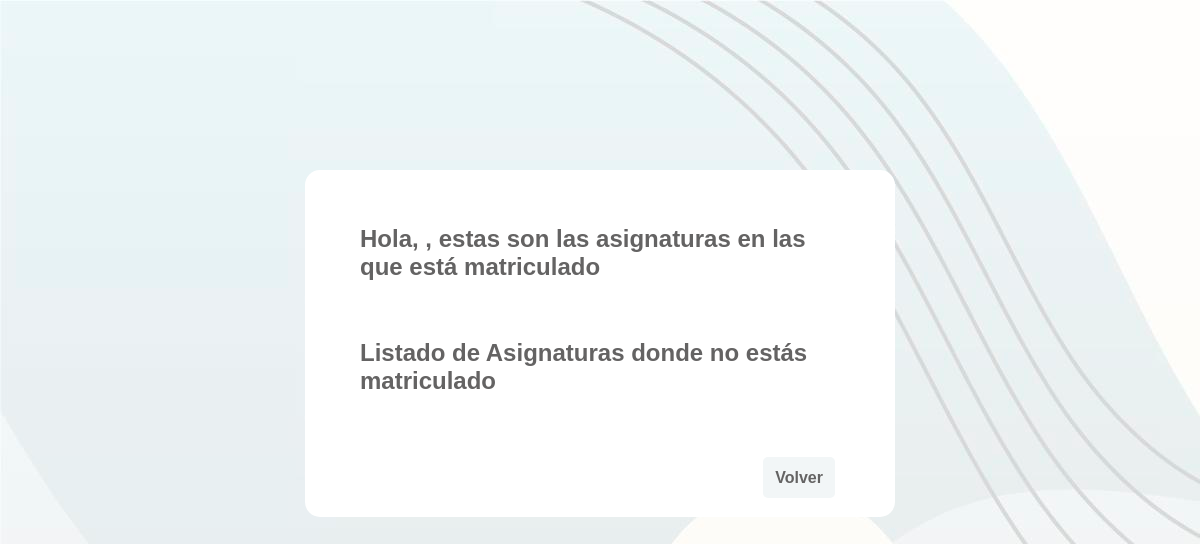
/web/asignaturas.php, run on an earlier commit of the app's database.
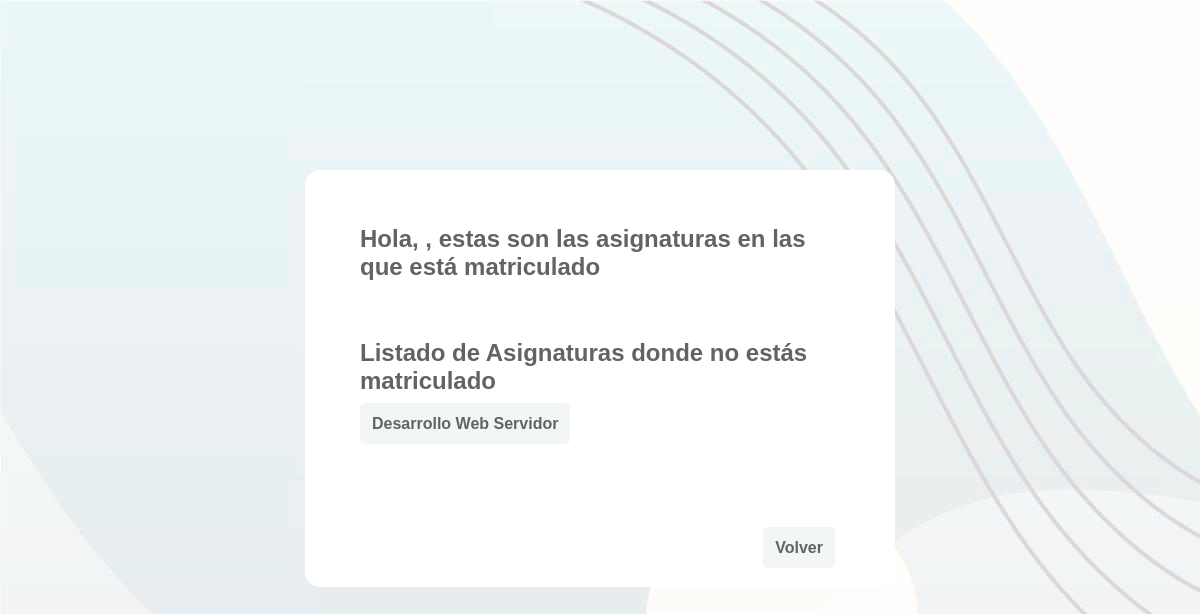
And on a later commit of the database.
### tables this page shows
CREATE TABLE `asignaturas` (
  `id` int(10) NOT NULL,
  `nombre` varchar(255) NOT NULL,
  `usuario` varchar(7) NOT NULL
);

### procesos/dbcon.php (the view, shortened to what this page needs)
<?php
function conexionBD() {
    $host="127.0.0.1";
    $usuario="root";
    $pass="";
    $nom_db = "aulavirtual";
    $conexion = mysqli_connect($host, $usuario, $pass);
    mysqli_select_db($conexion, $nom_db);
    if(!$conexion){
        echo "<script>console.log('Fallo en la conexión');</script>";;
    }
    else {
        return $conexion;
    }
}
function comprobarAsigAlum($usuario) {
    $conexion = conexionBD();
    $sql = "SELECT id_alumno
            FROM matricula
            WHERE id_alumno = '$usuario';";
    $result = mysqli_query($conexion, $sql);
        if ($result) {
            return 1;
        }
        else {
            return 0;
        }
}
function listadoAsignaturas() {
    $conexion = conexionBD();
    $alumno = $_SESSION['usuario'];
    $sql = "SELECT asignaturas.id, asignaturas.nombre
        FROM asignaturas
        LEFT JOIN matricula ON asignaturas.id = matricula.id_asig
        WHERE matricula.id_alumno != '$alumno' OR matricula.id_alumno IS NULL;";
    $result = mysqli_query($conexion, $sql);
    echo "<h2> Listado de Asignaturas donde no estás matriculado </h2>";
    $lineaDeBotones = '<p>';
    while ($row = mysqli_fetch_assoc($result)) {
        $url = 'asignaturas.php?asignatura=' . $row['id'];
        $lineaDeBotones .= '<a href="' . $url . '">' . $row['nombre'] . '</a><br><br><br>';
    }
    $lineaDeBotones .= '</p><br>';
    echo $lineaDeBotones;
}
function listadoAsignaturasA() {
    $lineaDeBotones = '<p>';
    $lineaDeBotones .= '</p><br>';
    echo $lineaDeBotones;
}
?>

### web/asignaturas.php (shortened to what this page needs)
<?php
    require '../procesos/dbcon.php';
?>
<html>
    <head>
    <link rel="stylesheet" href="../css/estilos.css?v=1.0">
    </head>
    <body>
        <div class="container">
            <div class="examens">
            <?php
                if($_SESSION['tipo'] == 'profesor') {
                    if(isset($_GET['matricula'])) {
                        $_SESSION['matricula'] = $_GET['matricula'];
                        listadoMatricula($_GET['matricula']);
                        echo '<br><br><br>
                            <h2> Herramienta de creación del examen </h2>';
                        echo'<form action="examenes.php" method="POST">
                            <label id="campos"> Título del Examen </label>
                            <input type="text" name="Examen" placeholder="Trimestral 1" required><br><br>
                            <input type="submit" value="Comenzar">
                            <a href="../web/asignaturas.php"> Volver </a>';
                    }
                    else{
                        $comprobante = comprobarAsig($_SESSION['usuario']);
                        if($comprobante == 0) {
                            echo '<H2> Hola ' . $_SESSION["usuario"] . ', parece que no imparte ninguna asignatura aún </H2> <br>
                            <form action="#" method="POST">
                            <label id="campos"> Nombre de la asignatura </label>
                            <input type="text" name="Asignatura" placeholder="Asignatura" required><br><br>
                            <input type="submit" value="Comenzar">
                            <a href="../index.php"> Volver </a>
                            </form>';
                            if (isset($_POST['Asignatura'])) {
                                crearAsignatura($_POST['Asignatura']);
                            }
                            else {
                            }
                        }
                    else {
                    }
                    echo listadoAsignaturasP() .'
                        <H2> ¿Quieres impartir otra asignatura más? </H2>
                        <form action="#" method="POST">
                        <label id="campos"> Nombre de la asignatura </label>
                        <input type="text" name="Asignatura" placeholder="Asignatura" required><br><br>
                        <input type="submit" value="Comenzar">
                        <a href="../index.php"> Volver </a>
                        </form>';
                        if (isset($_POST['Asignatura'])) {
                            crearAsignatura($_POST['Asignatura']);
                        }
                        else {
                        }
                    }
                }
                else {
                    if(isset($_GET['matricula'])) {
                        listadoMatricula($_GET['matricula']);
                        echo '<h2> Examenes de esta asignatura </h2>';
                        listadoExamenes($_GET['matricula']);
                        echo '<br><br><div align="right" ><a href="../index.php"> Volver </a></div>';
                    }
                    else{
                    $comprobante = comprobarAsigAlum($_SESSION['usuario']);
                    if($comprobante == 0) {
                        echo "<H2> Hola " . $_SESSION['usuario'] . ", parece que no está matriculado en ninguna asignatura.
                        <br>Elija una del listado a continuación </H2> <br>
                        <form action='' method='POST'>";
                        echo listadoAsignaturas();
                        if (isset($_POST['Asignatura'])) {
                            crearAsignatura($_POST['Asignatura']);
                        }
                        else {
                        }
                    }
                    else {
                        echo "<H2> Hola, " . $_SESSION['usuario'] . ", estas son las asignaturas en las que está matriculado </H2>";
                        listadoAsignaturasA();
                        echo listadoAsignaturas();
                        echo '<br><br><div align="right" ><a href="../index.php"> Volver </a></div>';
                    }
                }
            }
                ?>
                </div>
        </div>
    </body>
</html>

### css/estilos.css (style rules this page uses)
body { background-color: hsl(240, 100%, 100%); font-family: Arial, Helvetica, sans-serif; background-image: url("../imagenes/4853433.jpg"); background-attachment:fixed; }
H2 { color: #646363; }
a { text-decoration: none; border-radius: 5px; background-color: #f2f6f7; border: 2px hidden #9db4f0; padding: 0.75em; height: 30px; color:#646363; }
.container { display:flex; justify-content: center; margin-top: 170px; box-sizing:border-box; }
.examens { background-color: rgb(255, 255, 255); border-radius: 15px; padding-top: 35px; padding-right: 50px; padding-left: 55px; padding-bottom: 30px; width: 590px; border: 2px hidden #f1f2f4; box-sizing: border-box; word-wrap: break-word }
.botones a, a { font-weight: bold; margin-right: 10px; margin-bottom: 10px; max-width: calc(50% - 10px); box-sizing: border-box; }
.botones p, a { margin-top: 25px; }

What changed in the data, as far as the page shows it:
added asignaturas: nombre "Desarrollo Web Servidor"
